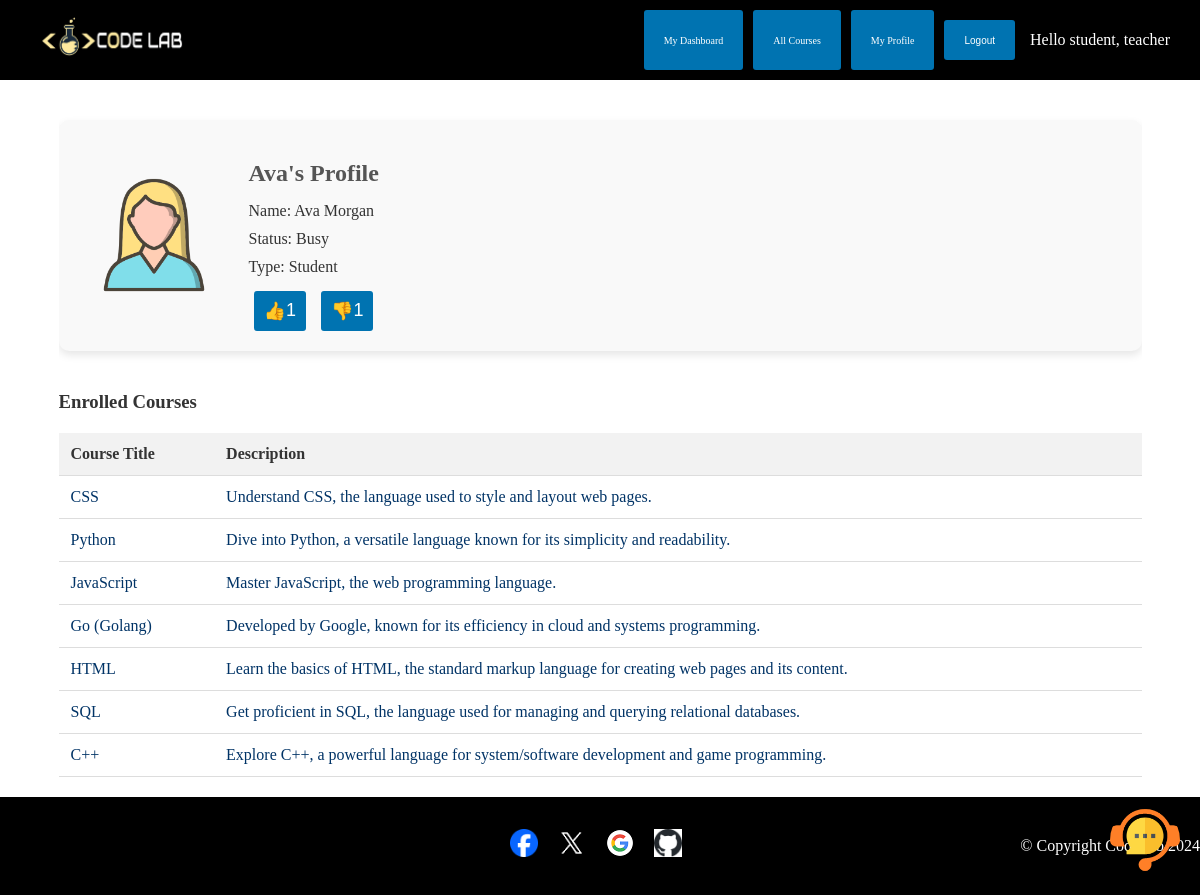
The page /user_profile/11/ (signed in) on the database its author committed.
### CodeLabWebsite/models.py (models this page shows, shortened)
class Profile(models.Model):
    user = models.OneToOneField(User, on_delete=models.CASCADE)  # Link to the User model
    name = models.CharField(max_length=100, null=True, blank=True)  # Optional name field
    teacher = models.BooleanField(default=False)  # Boolean field to indicate if the user is a teacher
    student = models.BooleanField(default=False)  # Boolean field to indicate if the user is a student
    photo = models.ImageField(upload_to='photos/', null=True, blank=True)  # Optional photo field
    status = models.CharField(max_length=255, null=True, blank=True)  # Optional status field
    like_count = models.PositiveIntegerField(default=0)  # Count of likes
    dislike_count = models.PositiveIntegerField(default=0)  # Count of dislikes

class Course(models.Model):
    title = models.CharField(max_length=200)  # Title of the course
    description = models.TextField()  # Description of the course
    teacher = models.ForeignKey(Profile, on_delete=models.CASCADE, related_name='courses_taught')  # Teacher of the course
    materials = models.FileField(upload_to='coursematerials/', null=True, blank=True)  # Optional course materials
    course_image = models.ImageField(upload_to='course_images/', null=True, blank=True)  # Optional course image
    new_material = models.BooleanField(default=False)  # Boolean field to indicate new material
    new_enrollment = models.BooleanField(default=False)  # Boolean field to indicate new enrollment

### CodeLabWebsite/views.py (the view)
# urls.py: path('user_profile/<int:user_id>/', views.user_profile, name='user_profile'),  # User profile
@login_required
def user_profile(request, user_id):
    profile = get_object_or_404(Profile, user__id=user_id)
    courses = []
    if profile.teacher:
        courses = Course.objects.filter(teacher=profile)
    else:
        enrollments = Enrollment.objects.filter(student=profile)
        courses = [enrollment.course for enrollment in enrollments]
    return render(request, 'CodeLabWebsite/teacher_user-search_user-profile.html', {'profile': profile, 'courses': courses})

### CodeLabWebsite/templates/CodeLabWebsite/teacher_user-search_user-profile.html (shortened to what this page needs)
{% extends 'CodeLabWebsite/base.html' %}
{% load static %}
{% block content %}
<div class="container" style="margin-top: 20px;">
    <div class="profile-info">
        {% if profile.photo %}
            <img src="{{ profile.photo.url }}" alt="Profile Picture">
        {% else %}
            <img src="{% static 'images/default_profile.jpg' %}" alt="Default Profile Picture">
        {% endif %}
        <div class="profile-details">
            <h2>{{ profile.user.username }}'s Profile</h2>
            <p>Name: {{ profile.name }}</p>
            <p>Status: {{ profile.status }}</p>
            <p>Type: {% if profile.teacher %}Teacher{% else %}Student{% endif %}</p>
            {% if user.is_authenticated %}
            <div class="like-dislike-container">
                <button id="like-button" class="button button-primary">👍 <span id="like-count">{{ profile.like_count }}</span></button>
                <button id="dislike-button" class="button button-primary">👎 <span id="dislike-count">{{ profile.dislike_count }}</span></button>
            </div>
            {% endif %}
        </div>
    </div>
    <div class="courses-section">
        <h3>{% if profile.teacher %}Created Courses{% else %}Enrolled Courses{% endif %}</h3>
        <table class="courses-table">
            <thead>
                <tr>
                    <th>Course Title</th>
                    <th>Description</th>
                </tr>
            </thead>
            <tbody>
                {% for course in courses %}
                <tr>
                    <td>{{ course.title }}</td>
                    <td>{{ course.description }}</td>
                </tr>
                {% endfor %}
            </tbody>
        </table>
    </div>
</div>
{% endblock %}

### CodeLabWebsite/templates/CodeLabWebsite/base.html (shortened to what this page needs)
<!DOCTYPE html>
{% load static %}
<html lang="en">
<head>
    <link rel="stylesheet" href="https://cdnjs.cloudflare.com/ajax/libs/skeleton/2.0.4/skeleton.min.css">
    <link rel="stylesheet" href="https://cdnjs.cloudflare.com/ajax/libs/font-awesome/6.0.0-beta3/css/all.min.css">
</head>
<body>
    <header>
        <div class="container" style="display: flex; justify-content: space-between; align-items: center; margin-top: 0px;">
            <h1 style="margin: 0; flex-grow: 1; font-size: 24px;">
                <a href="{% url 'home' %}">
                    <img src="{% static 'images/CodeLab.png' %}" alt="CodeLab" style="height: 40px;">
                </a>
            </h1>
            {% if user.is_authenticated %}
                {% if user.profile.teacher %}
                    <a href="{% url 'teacher_dashboard' %}" class="button">My Dashboard</a>
                    <a href="{% url 'create_course' %}" class="button">Create Course</a>
                    <a href="{% url 'search_users' %}" class="button">User Search</a>
                    <a href="{% url 'edit_teacher_profile' %}" class="button">My Profile</a>
                    <form method="post" action="{% url 'logout' %}" style="display: inline-flex; align-items: center;">
                        {% csrf_token %}
                        <button type="submit" class="button">Logout</button>
                    </form>
                    <span class="user-greeting">Hello teacher, {{ user.username }}</span>
                {% else %}
                    <a href="{% url 'student_dashboard' %}" class="button">My Dashboard</a>
                    <a href="{% url 'all_courses' %}" class="button">All Courses</a>
                    <a href="{% url 'edit_teacher_profile' %}" class="button">My Profile</a>
                    <form method="post" action="{% url 'logout' %}" style="display: inline-flex; align-items: center;">
                        <button type="submit" class="button">Logout</button>
                    </form>
                    <span class="user-greeting">Hello student, {{ user.username }}</span>
                {% endif %}
            {% endif %}
        </div>
    </header>
    <div class="container">
        {% block content %}{% endblock %}
    </div>
    {% if user.is_authenticated and not home %}
    <div id="chat-box">
        <img id="chat-icon" src="{% static 'images/Chaticon.png' %}" alt="Chat Icon" />
    </div>
    {% endif %}
    <footer>
        <div class="footer-container">
            <div class="footer-left">
                <div class="social-media-icons">
                    <a href="https://www.facebook.com/login" role="button">
                        <img src="{% static 'images/Facebook.png' %}" alt="Facebook">
                    </a>
                    <a href="https://twitter.com/login" role="button">
                        <img src="{% static 'images/Twitter.png' %}" alt="Twitter">
                    </a>
                    <a href="https://accounts.google.com/signin" role="button">
                        <img src="{% static 'images/Google.png' %}" alt="Google">
                    </a>
                    <a href="https://github.com/login" role="button">
                        <img src="{% static 'images/Github.png' %}" alt="Github">
                    </a>
                </div>
            </div>
            <div class="footer-right">
                <div class="text-white">
                    &copy; Copyright CodeLab 2024
                </div>
            </div>
        </div>
    </footer>
</body>
</html>

### rows shown on the page
Profile: photo (picture), user.username "Ava", name "Ava Morgan", status "Busy", like_count "1", dislike_count "1"
Course: title "CSS", description "Understand CSS, the language used to style and layout web pages."
Course: title "Python", description "Dive into Python, a versatile language known for its simplicity and readability."
Course: title "JavaScript", description "Master JavaScript, the web programming language."
Course: title "Go (Golang)", description "Developed by Google, known for its efficiency in cloud and systems programming."
Course: title "HTML", description "Learn the basics of HTML, the standard markup language for creating web pages and its content."
Course: title "SQL", description "Get proficient in SQL, the language used for managing and querying relational databases."
Course: title "C++", description "Explore C++, a powerful language for system/software development and game programming."

### other values the page prints
{{ user.username }} "teacher"
